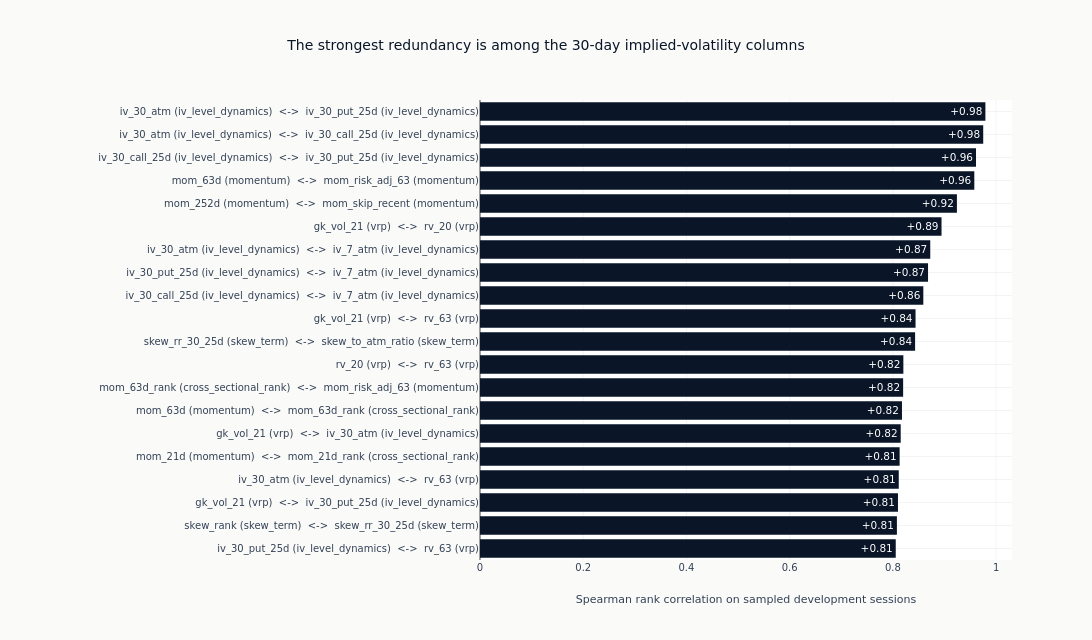

Notebook cell for this chart:
### Markdown cell above
### The Strongest Redundant Pairs

Ranked pairs rather than the full matrix: the question the section asks is which
two candidates are the same evidence entered twice, and a full heatmap answers it
only if the reader can still read the tick labels. Each bar names both members
and the family each belongs to, so a pair inside one family and a pair spanning
two are distinguishable - the second kind is what a family-by-family selection
would miss.

### Code cell
RANKED_PAIRS = 20
if high_corr_pairs:
    ranked = sorted(high_corr_pairs, key=lambda pair: abs(pair[2]), reverse=True)[:RANKED_PAIRS]
    pair_labels = [
        f"{left} ({families.get(left, 'other')})  <->  {right} ({families.get(right, 'other')})"
        for left, right, _ in ranked
    ]
    pair_values = [value for _, _, value in ranked]
    cross_family = sum(
        families.get(left, "other") != families.get(right, "other") for left, right, _ in ranked
    )
    fig = go.Figure(
        go.Bar(
            x=list(reversed(pair_values)),
            y=list(reversed(pair_labels)),
            orientation="h",
            marker_color=[
                COLORS["blue"] if value > 0 else COLORS["copper"] for value in reversed(pair_values)
            ],
            text=[f"{value:+.2f}" for value in reversed(pair_values)],
            textposition="inside",
        )
    )
    fig.update_layout(
        title="The strongest redundancy is among the 30-day implied-volatility columns",
        xaxis_title="Spearman rank correlation on sampled development sessions",
        height=640,
        width=1150,
        margin={"l": 480},
        showlegend=False,
    )
    fig.show()
    print(f"Of the {len(ranked)} strongest pairs, {cross_family} span two families")

### Figure 1 — Plotly figure (JSON) as saved in the notebook; plotly's stock layout.template omitted (floating-point values rounded to 4 significant figures)
{"data": [{"marker": {"color": ["#0a1628", "#0a1628", "#0a1628", "#0a1628", "#0a1628", "#0a1628", "#0a1628", "#0a1628", "#0a1628", "#0a1628", "#0a1628", "#0a1628", "#0a1628", "#0a1628", "#0a1628", "#0a1628", "#0a1628", "#0a1628", "#0a1628", "#0a1628"]}, "orientation": "h", "text": ["+0.81", "+0.81", "+0.81", "+0.81", "+0.81", "+0.82", "+0.82", "+0.82", "+0.82", "+0.84", "+0.84", "+0.86", "+0.87", "+0.87", "+0.89", "+0.92", "+0.96", "+0.96", "+0.98", "+0.98"], "textposition": "inside", "type": "bar", "x": [0.8055, 0.8078, 0.8099, 0.8114, 0.8131, 0.8152, 0.8176, 0.8199, 0.8203, 0.843, 0.8439, 0.859, 0.8681, 0.8724, 0.8943, 0.9241, 0.9578, 0.9611, 0.975, 0.9793], "y": ["iv_30_put_25d (iv_level_dynamics)  <->  rv_63 (vrp)", "skew_rank (skew_term)  <->  skew_rr_30_25d (skew_term)", "gk_vol_21 (vrp)  <->  iv_30_put_25d (iv_level_dynamics)", "iv_30_atm (iv_level_dynamics)  <->  rv_63 (vrp)", "mom_21d (momentum)  <->  mom_21d_rank (cross_sectional_rank)", "gk_vol_21 (vrp)  <->  iv_30_atm (iv_level_dynamics)", "mom_63d (momentum)  <->  mom_63d_rank (cross_sectional_rank)", "mom_63d_rank (cross_sectional_rank)  <->  mom_risk_adj_63 (momentum)", "rv_20 (vrp)  <->  rv_63 (vrp)", "skew_rr_30_25d (skew_term)  <->  skew_to_atm_ratio (skew_term)", "gk_vol_21 (vrp)  <->  rv_63 (vrp)", "iv_30_call_25d (iv_level_dynamics)  <->  iv_7_atm (iv_level_dynamics)", "iv_30_put_25d (iv_level_dynamics)  <->  iv_7_atm (iv_level_dynamics)", "iv_30_atm (iv_level_dynamics)  <->  iv_7_atm (iv_level_dynamics)", "gk_vol_21 (vrp)  <->  rv_20 (vrp)", "mom_252d (momentum)  <->  mom_skip_recent (momentum)", "mom_63d (momentum)  <->  mom_risk_adj_63 (momentum)", "iv_30_call_25d (iv_level_dynamics)  <->  iv_30_put_25d (iv_level_dynamics)", "iv_30_atm (iv_level_dynamics)  <->  iv_30_call_25d (iv_level_dynamics)", "iv_30_atm (iv_level_dynamics)  <->  iv_30_put_25d (iv_level_dynamics)"]}], "layout": {"height": 640, "margin": {"l": 480}, "showlegend": false, "title": {"text": "The strongest redundancy is among the 30-day implied-volatility columns"}, "width": 1150, "xaxis": {"title": {"text": "Spearman rank correlation on sampled development sessions"}}}}
